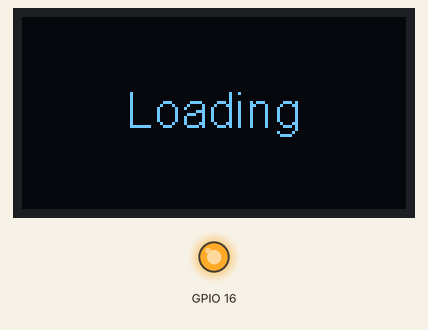
Simulated run of this sketch. Board: ESP32. Parts: 128×64 one-colour display, output pins drawn as LEDs (lit = HIGH).

Above: at 0.1 s.
At 0.6 s:
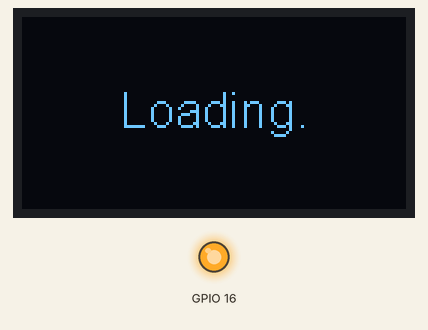
At 1.2 s:
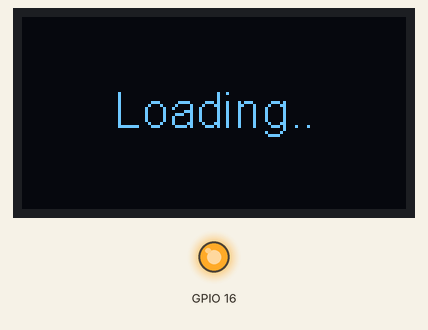
At 1.7 s:
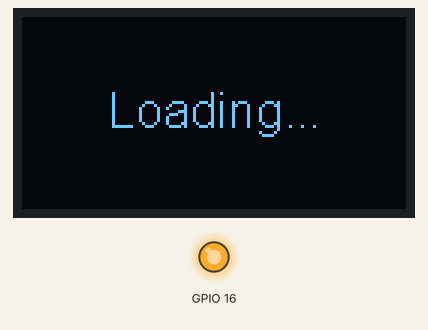

The sketch:

SSD1306_Demo.ino
```cpp
// This example just provide basic function test;
// For more informations, please vist www.heltec.cn or mail to support@heltec.cn

#include <Wire.h>  // Only needed for Arduino 1.6.5 and earlier
#include "SSD1306.h" // alias for `#include "SSD1306Wire.h"`
#include "images.h"

//OLED pins to ESP32 GPIOs via this connecthin:
//OLED_SDA -- GPIO4
//OLED_SCL -- GPIO15
//OLED_RST -- GPIO16

SSD1306  display(0x3c, 4, 15);

typedef void (*Demo)(void);

void setup() {
  pinMode(16,OUTPUT);
  digitalWrite(16, LOW);    // set GPIO16 low to reset OLED
  delay(50);
  digitalWrite(16, HIGH); // while OLED is running, must set GPIO16 in high

  Serial.begin(115200);
  Serial.println();
  Serial.println();


  // Initialising the UI will init the display too.
  display.init();

  display.flipScreenVertically();
  display.setFont(ArialMT_Plain_16);

}


void loop() {
  String str = "Loading";
  int counter = 0;
  while (counter < 4) {
    // clear the display
    display.clear();

    // The coordinates define the center of the text
    display.setTextAlignment(TEXT_ALIGN_CENTER);
    display.drawString(64, 22, str);

    // write the buffer to the display
    display.display();

    delay(500);

    str += ".";
    counter++;
  }
}
```

Source omitted: images.h (data table, 1876 bytes)

Measured:
- by itself, everything shown: repeats every 2.1 s, in 4 steps
- what the display in image 0 shows lasts 0.5 s, from 0.1 s to 0.6 s
